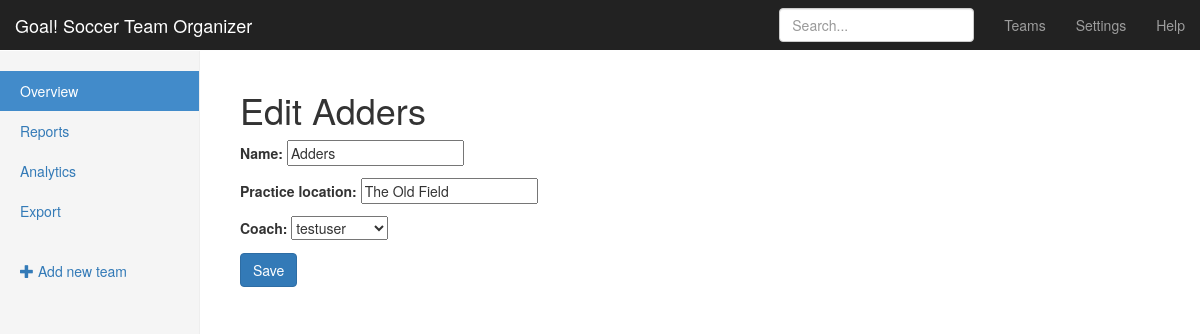
Screenshot of /teams/edit/6/ with the database file from the repository.
### teams/models.py (models this page shows, shortened)
class Team(models.Model):
    name = models.CharField(max_length=255)
    coach = models.ForeignKey(User, related_name='teams')
    practice_location = models.CharField(max_length=255)

### teams/views.py (the view)
# urls.py: url(r'^edit/(?P<pk>\d+)/$', views.TeamUpdateView.as_view(), name='update'),
class TeamUpdateView(UpdateView):
    model = models.Team
    fields = ("name", "practice_location", "coach")

### teams/templates/teams/team_form.html (shortened to what this page needs)
{% extends "teams/_layout.html" %}
{% block body_content %}
<h1>{% if not form.instance.pk %}Create Team{% else %}Edit {{ form.instance.name }}{% endif %}</h1>
<form method='POST'>
	{{ form.as_p }}
	<input type="submit" class="btn btn-primary" value="Save">
</form>
{% endblock %}

### assets/css/goal.css (style rules this page uses)
body { padding-top: 50px; }

### rows the page displays
Team: instance.name "Adders", name "Adders", practice_location "The Old Field", coach "testuser"
